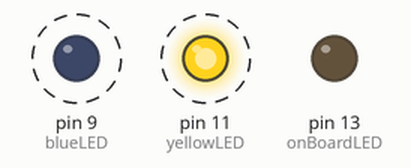
The sketch below on a simulated Arduino Uno, built with avr-gcc and run on an emulated ATmega328P. Shown: output pins drawn as LEDs (lit = HIGH). Dashed ring = blinking.

Above: at 0.2 s.
Timing chart, 0 to 4.6 s (numbered marks = the images above):
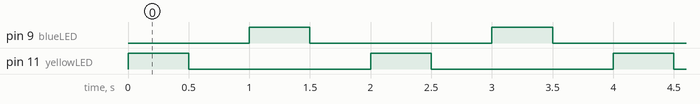

The sketch:

blink_yellow_and_blue.ino
```cpp
// Global Variables
int yellowLED=11;
int blueLED=9;
int onBoardLED=13;

void setup() {
  // put your setup code here, to run once:
  pinMode(yellowLED,OUTPUT);
  pinMode(blueLED,OUTPUT);
  pinMode(onBoardLED,OUTPUT);
}

void loop() {
  // put your main code here, to run repeatedly:
  int yellowOn=500;
  int yellowOff=500;
  int blueOn=500;
  int blueOff=500;

  digitalWrite(yellowLED,HIGH);
  delay(yellowOn);
  digitalWrite(yellowLED,LOW);
  delay(yellowOff);

  digitalWrite(blueLED,HIGH);
  delay(blueOn);
  digitalWrite(blueLED,LOW);
  delay(blueOff);
}
```

Measured:
- by itself, pin 9 (blueLED), pin 11 (yellowLED): alternates HIGH for 0.50 s and LOW for 1.5 s
- by itself, everything shown: repeats every 2.0 s, in 4 steps
